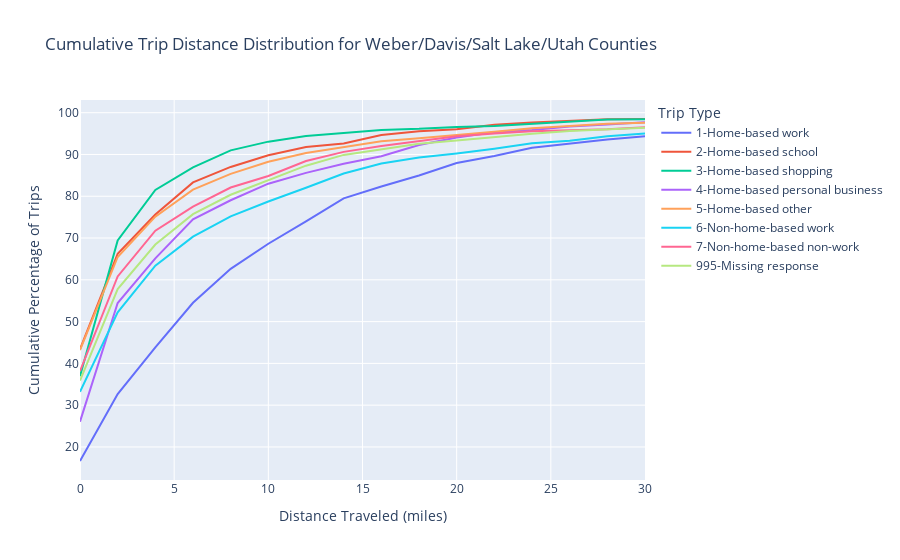

This figure's notebook cell:
### Markdown cell above
### Plotly Cumulative Distribution

### Code cell
import plotly.express as px

# Create an interactive line graph for cumulative distribution
fig = px.line(
    filtered_grouped,
    x='distance_miles_2mibin',
    y='cumulative_percentage',
    color='Trip Type',
    labels={
        'distance_miles_2mibin': 'Distance Traveled (miles)',
        'cumulative_percentage': 'Cumulative Percentage'
    },
    title='Cumulative Trip Distance Distribution for Weber/Davis/Salt Lake/Utah Counties'
)

# Update layout if necessary
fig.update_layout(
    xaxis_title='Distance Traveled (miles)',
    yaxis_title='Cumulative Percentage of Trips',
    legend_title='Trip Type'
)

# Show the plot
fig.show()

### Figure 1 — Plotly figure (JSON) as saved in the notebook; plotly's stock layout.template omitted (floating-point values rounded to 4 significant figures)
{"data": [{"hovertemplate": "Trip Type=1-Home-based work<br>Distance Traveled (miles)=%{x}<br>Cumulative Percentage=%{y}<extra></extra>", "legendgroup": "1-Home-based work", "line": {"color": "#636efa", "dash": "solid"}, "marker": {"symbol": "circle"}, "mode": "lines", "name": "1-Home-based work", "orientation": "v", "showlegend": true, "type": "scatter", "x": [0, 2, 4, 6, 8, 10, 12, 14, 16, 18, 20, 22, 24, 26, 28, 30], "xaxis": "x", "y": [16.63, 32.67, 43.84, 54.51, 62.62, 68.63, 73.98, 79.51, 82.33, 84.97, 87.94, 89.65, 91.6, 92.54, 93.58, 94.34], "yaxis": "y"}, {"hovertemplate": "Trip Type=2-Home-based school<br>Distance Traveled (miles)=%{x}<br>Cumulative Percentage=%{y}<extra></extra>", "legendgroup": "2-Home-based school", "line": {"color": "#EF553B", "dash": "solid"}, "marker": {"symbol": "circle"}, "mode": "lines", "name": "2-Home-based school", "orientation": "v", "showlegend": true, "type": "scatter", "x": [0, 2, 4, 6, 8, 10, 12, 14, 16, 18, 20, 22, 24, 26, 28, 30], "xaxis": "x", "y": [43.42, 66.24, 75.62, 83.31, 87.02, 89.8, 91.81, 92.65, 94.66, 95.56, 96.04, 97.12, 97.66, 98.0, 98.45, 98.49], "yaxis": "y"}, {"hovertemplate": "Trip Type=3-Home-based shopping<br>Distance Traveled (miles)=%{x}<br>Cumulative Percentage=%{y}<extra></extra>", "legendgroup": "3-Home-based shopping", "line": {"color": "#00cc96", "dash": "solid"}, "marker": {"symbol": "circle"}, "mode": "lines", "name": "3-Home-based shopping", "orientation": "v", "showlegend": true, "type": "scatter", "x": [0, 2, 4, 6, 8, 10, 12, 14, 16, 18, 20, 22, 24, 26, 28, 30], "xaxis": "x", "y": [36.94, 69.42, 81.52, 86.93, 90.98, 93.07, 94.41, 95.21, 95.87, 96.13, 96.59, 96.84, 97.33, 97.78, 98.35, 98.41], "yaxis": "y"}, {"hovertemplate": "Trip Type=4-Home-based personal business<br>Distance Traveled (miles)=%{x}<br>Cumulative Percentage=%{y}<extra></extra>", "legendgroup": "4-Home-based personal business", "line": {"color": "#ab63fa", "dash": "solid"}, "marker": {"symbol": "circle"}, "mode": "lines", "name": "4-Home-based personal business", "orientation": "v", "showlegend": true, "type": "scatter", "x": [0, 2, 4, 6, 8, 10, 12, 14, 16, 18, 20, 22, 24, 26, 28, 30], "xaxis": "x", "y": [26.05, 54.44, 65.13, 74.5, 79.05, 83.01, 85.6, 87.76, 89.59, 92.26, 94.05, 95.29, 95.89, 96.71, 97.18, 97.74], "yaxis": "y"}, {"hovertemplate": "Trip Type=5-Home-based other<br>Distance Traveled (miles)=%{x}<br>Cumulative Percentage=%{y}<extra></extra>", "legendgroup": "5-Home-based other", "line": {"color": "#FFA15A", "dash": "solid"}, "marker": {"symbol": "circle"}, "mode": "lines", "name": "5-Home-based other", "orientation": "v", "showlegend": true, "type": "scatter", "x": [0, 2, 4, 6, 8, 10, 12, 14, 16, 18, 20, 22, 24, 26, 28, 30], "xaxis": "x", "y": [43.2, 65.47, 75.11, 81.58, 85.35, 88.25, 90.35, 91.76, 93.16, 93.89, 94.75, 95.45, 96.27, 96.88, 97.37, 97.6], "yaxis": "y"}, {"hovertemplate": "Trip Type=6-Non-home-based work<br>Distance Traveled (miles)=%{x}<br>Cumulative Percentage=%{y}<extra></extra>", "legendgroup": "6-Non-home-based work", "line": {"color": "#19d3f3", "dash": "solid"}, "marker": {"symbol": "circle"}, "mode": "lines", "name": "6-Non-home-based work", "orientation": "v", "showlegend": true, "type": "scatter", "x": [0, 2, 4, 6, 8, 10, 12, 14, 16, 18, 20, 22, 24, 26, 28, 30], "xaxis": "x", "y": [33.2, 52.23, 63.4, 70.32, 75.17, 78.74, 82.05, 85.46, 87.86, 89.27, 90.25, 91.39, 92.71, 93.28, 94.35, 94.99], "yaxis": "y"}, {"hovertemplate": "Trip Type=7-Non-home-based non-work<br>Distance Traveled (miles)=%{x}<br>Cumulative Percentage=%{y}<extra></extra>", "legendgroup": "7-Non-home-based non-work", "line": {"color": "#FF6692", "dash": "solid"}, "marker": {"symbol": "circle"}, "mode": "lines", "name": "7-Non-home-based non-work", "orientation": "v", "showlegend": true, "type": "scatter", "x": [0, 2, 4, 6, 8, 10, 12, 14, 16, 18, 20, 22, 24, 26, 28, 30], "xaxis": "x", "y": [38.15, 60.81, 71.75, 77.51, 82.09, 84.86, 88.42, 90.62, 92.03, 93.23, 94.36, 95.02, 95.55, 95.8, 96.05, 96.54], "yaxis": "y"}, {"hovertemplate": "Trip Type=995-Missing response<br>Distance Traveled (miles)=%{x}<br>Cumulative Percentage=%{y}<extra></extra>", "legendgroup": "995-Missing response", "line": {"color": "#B6E880", "dash": "solid"}, "marker": {"symbol": "circle"}, "mode": "lines", "name": "995-Missing response", "orientation": "v", "showlegend": true, "type": "scatter", "x": [0, 2, 4, 6, 8, 10, 12, 14, 16, 18, 20, 22, 24, 26, 28, 30], "xaxis": "x", "y": [35.88, 57.77, 68.44, 75.72, 80.36, 83.83, 87.32, 89.9, 91.18, 92.57, 93.33, 94.22, 94.97, 95.64, 96.1, 96.4], "yaxis": "y"}], "layout": {"legend": {"title": {"text": "Trip Type"}, "tracegroupgap": 0}, "title": {"text": "Cumulative Trip Distance Distribution for Weber/Davis/Salt Lake/Utah Counties"}, "xaxis": {"anchor": "y", "domain": [0, 1], "title": {"text": "Distance Traveled (miles)"}}, "yaxis": {"anchor": "x", "domain": [0, 1], "title": {"text": "Cumulative Percentage of Trips"}}}}
